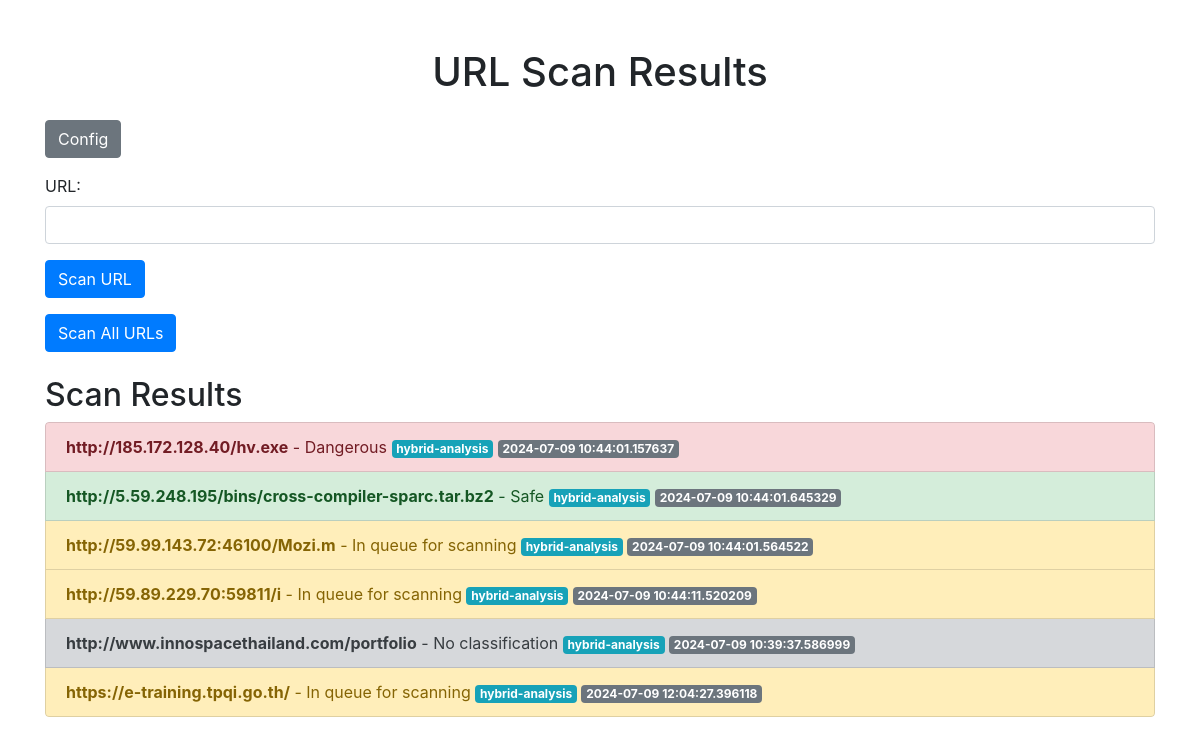
Before: / with the older database file.
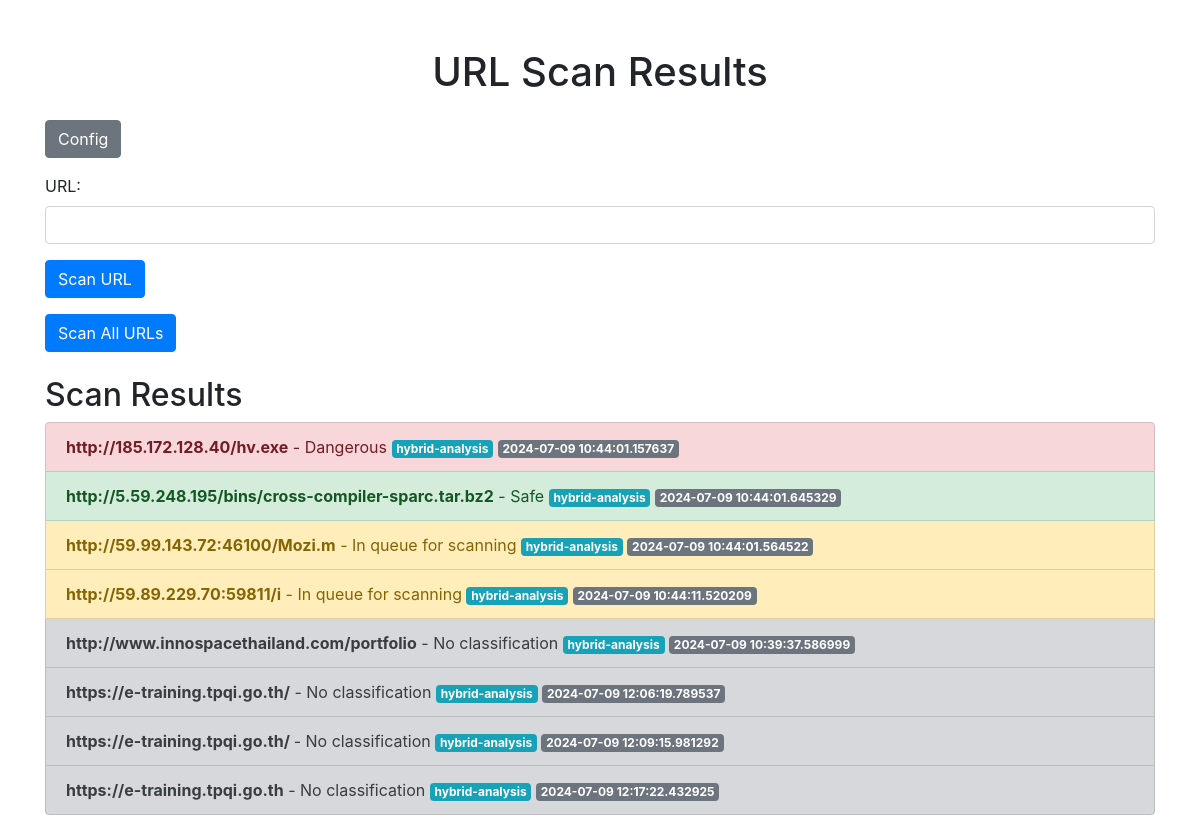
After: the same page with the newer database file.
### models.py (models this page shows)
class ScanRecord(Base):
    __tablename__ = 'scan_records'
    id = Column(Integer, primary_key=True)
    timestamp = Column(DateTime, default=datetime.utcnow)
    url = Column(String, nullable=False)
    status = Column(Enum('0', 'Dangerous', 'Safe', 'In queue for scanning', '-1', '1', 'No conclusive information', 'No classification'), default='0')
    scan_type = Column(String, nullable=False)
    result = Column(String, nullable=True)
    submission_type = Column(String, nullable=True)
    scan_id = Column(String, nullable=True)
    sha256 = Column(String, nullable=True)

### main.py (the view)
@app.route("/")
def index():
    scans = scan_records_session.query(ScanRecord).all()
    return render_template("index.html", scans=scans)

### templates/index.html (shortened to what this page needs)
<!DOCTYPE html>
<html>
<head>
    <link rel="stylesheet" href="https://stackpath.bootstrapcdn.com/bootstrap/4.5.2/css/bootstrap.min.css">
</head>
<body>
    <div class="container mt-5">
        <h1 class="text-center">URL Scan Results</h1>
        <a href="{{ url_for('config') }}" class="btn btn-secondary mt-3">Config</a>
        <form action="{{ url_for('scan_single_url') }}" method="post" class="mt-3">
            <div class="form-group">
                <label for="url">URL:</label>
                <input type="url" class="form-control" id="url" name="url" required>
            </div>
            <button type="submit" class="btn btn-primary">Scan URL</button>
        </form>
        <form action="{{ url_for('scan_urls') }}" method="post" class="mt-3">
            <button type="submit" id="scanButton" class="btn btn-primary">Scan All URLs</button>
        </form>
        <h2 class="mt-4">Scan Results</h2>
        <div id="scanResults" class="list-group mt-2">
            {% for scan in scans %}
                {% set status_class = 'secondary' %}
                {% if scan.status == 'Safe' %}
                    {% set status_class = 'success' %}
                {% elif scan.status == 'Dangerous' %}
                    {% set status_class = 'danger' %}
                {% elif scan.status == 'In queue for scanning' %}
                    {% set status_class = 'warning' %}
                {% elif scan.status == 'Scanning' %}
                    {% set status_class = 'info' %}
                {% endif %}
                <div class="list-group-item list-group-item-{{ status_class }}">
                    <strong>{{ scan.url }}</strong> - {{ scan.status }}
                    <span class="badge badge-info">{{ scan.scan_type }}</span>
                    <span class="badge badge-secondary">{{ scan.timestamp }}</span>
                </div>
            {% endfor %}
        </div>
    </div>
</body>
</html>

### templates/index.html (style rules this page uses)
#scanResults { max-height: 500px; overflow-y: auto; }
.list-group-item-danger { background-color: #f8d7da; color: #721c24; }
.list-group-item-success { background-color: #d4edda; color: #155724; }

Changed rows visible on the page:
changed ScanRecord (number 6 of 8 on the later page): status "In queue for scanning" → "No classification"; timestamp "2024-07-09 12:04:27.396118" → "2024-07-09 12:06:19.789537"
added ScanRecord: url "https://e-training.tpqi.go.th/", status "No classification", scan_type "hybrid-analysis", timestamp "2024-07-09 12:09:15.981292"
added ScanRecord: url "https://e-training.tpqi.go.th", status "No classification", scan_type "hybrid-analysis", timestamp "2024-07-09 12:17:22.432925"
